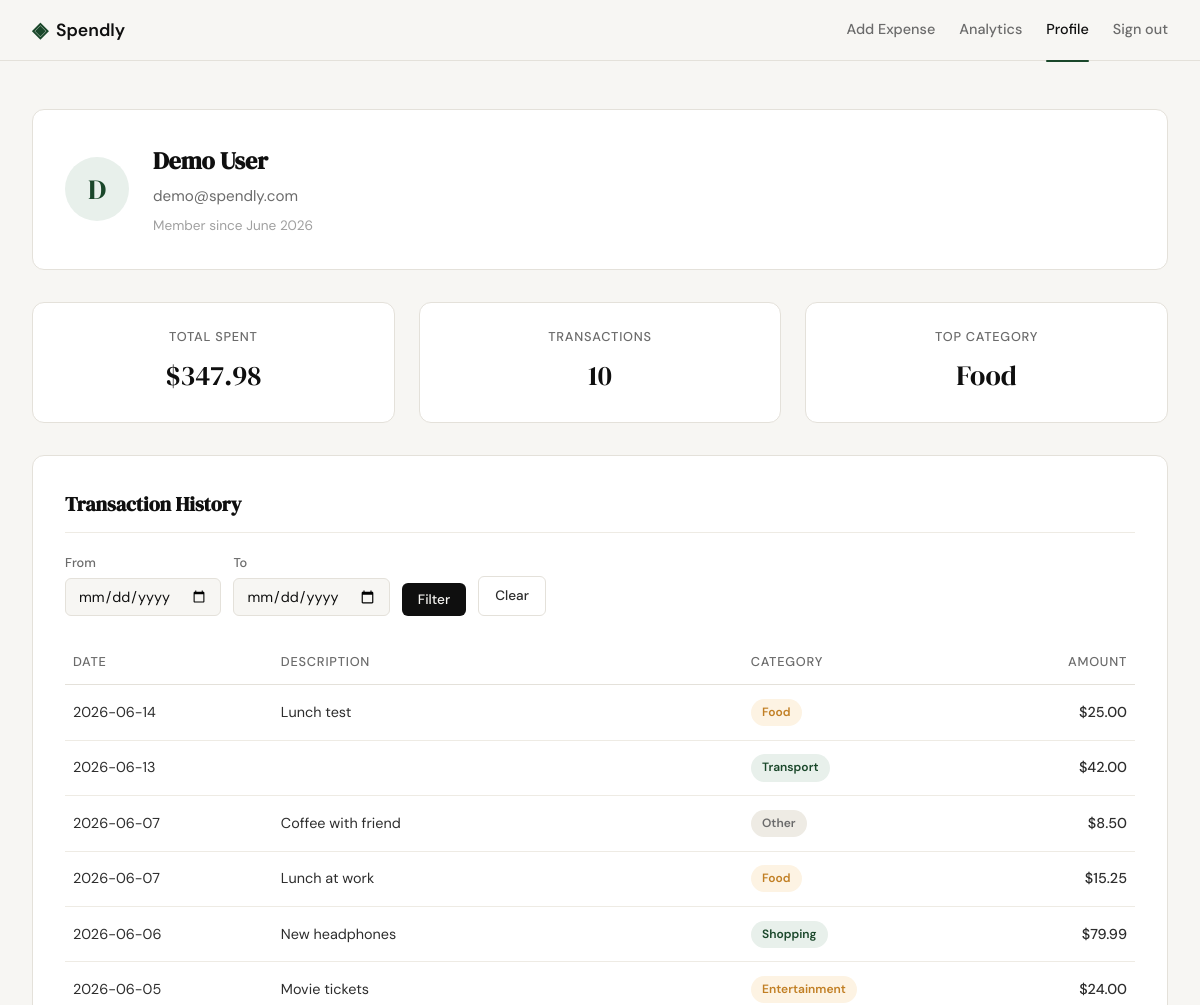
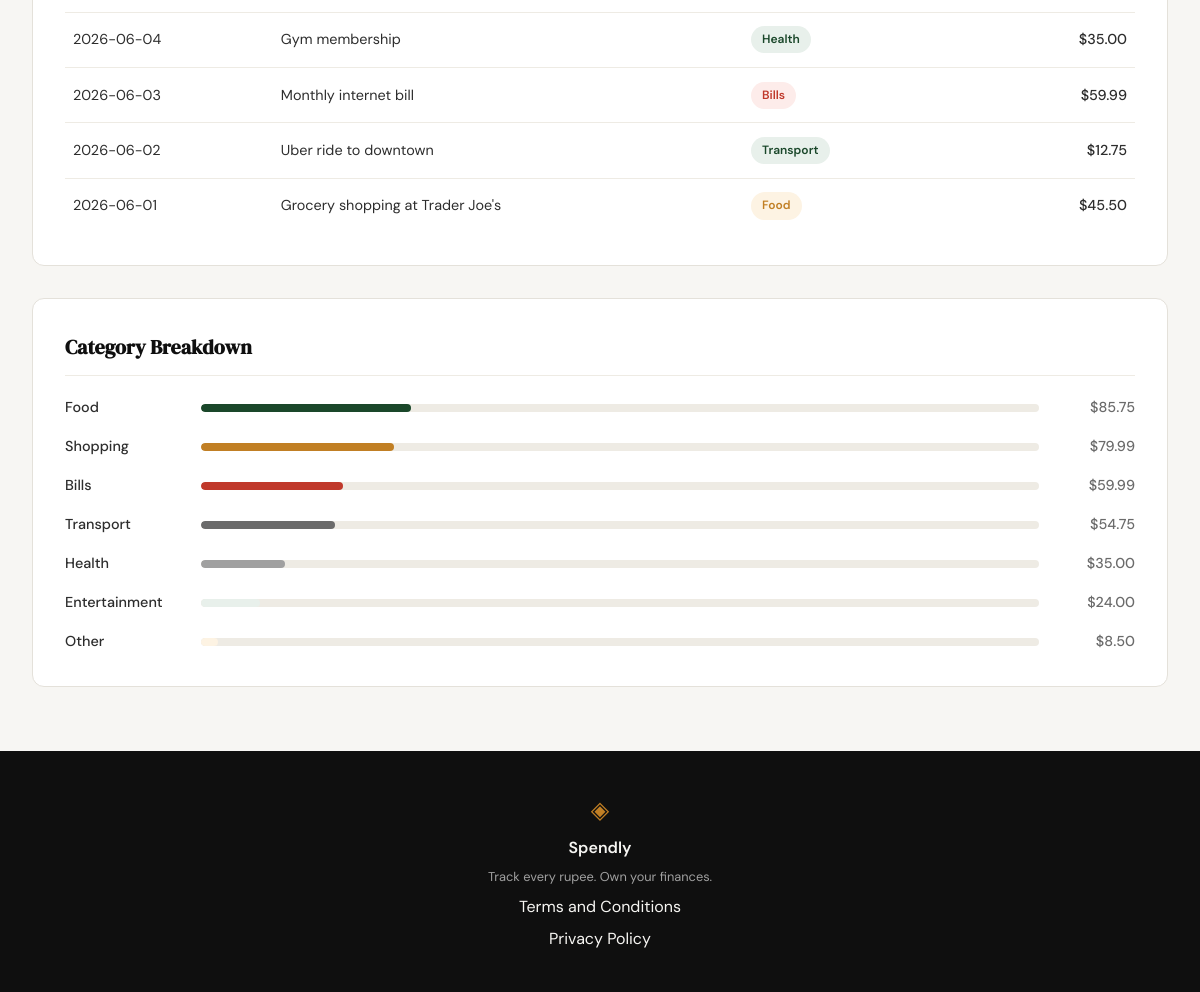
Screenshot of /profile (signed in) with the database file from the repository (2 pictures, top to bottom).
### tables this page shows
CREATE TABLE users (
                id            INTEGER PRIMARY KEY AUTOINCREMENT,
                name          TEXT    NOT NULL,
                email         TEXT    UNIQUE NOT NULL,
                password_hash TEXT    NOT NULL,
                created_at    TEXT    DEFAULT (datetime('now'))
            );

CREATE TABLE expenses (
                id          INTEGER PRIMARY KEY AUTOINCREMENT,
                user_id     INTEGER NOT NULL,
                amount      REAL    NOT NULL,
                category    TEXT    NOT NULL,
                date        TEXT    NOT NULL,
                description TEXT,
                created_at  TEXT    DEFAULT (datetime('now')),
                FOREIGN KEY (user_id) REFERENCES users (id)
            );

### app.py (the view)
@app.route("/profile")
def profile():
    if "user_id" not in session:
        return redirect(url_for("login"))
    user_id = session["user_id"]
    raw_start = request.args.get("start_date", "").strip()
    raw_end = request.args.get("end_date", "").strip()
    if raw_start and not _is_valid_date(raw_start):
        raw_start = ""
    if raw_end and not _is_valid_date(raw_end):
        raw_end = ""
    if raw_start and raw_end and raw_start > raw_end:
        raw_start = raw_end = ""
    start_date = raw_start or None
    end_date = raw_end or None
    user_row = get_user_by_id(user_id)
    if user_row is None:
        session.clear()
        return redirect(url_for("login"))
    created_dt = datetime.strptime(user_row["created_at"], "%Y-%m-%d %H:%M:%S")
    user = {
        "name": user_row["name"],
        "email": user_row["email"],
        "member_since": created_dt.strftime("%B %Y"),
    }
    stats_raw = get_expense_stats(user_id, start_date, end_date)
    stats = {
        "total_spent": f"${stats_raw['total_spent']:,.2f}",
        "transaction_count": stats_raw["transaction_count"],
        "top_category": stats_raw["top_category"],
    }
    if start_date or end_date:
        expense_rows = get_expenses_by_date_range(user_id, start_date, end_date)
    else:
        expense_rows = get_recent_expenses(user_id)
    transactions = [
        {
            "date": r["date"],
            "description": r["description"] or "",
            "category": r["category"],
            "amount": f"${r['amount']:,.2f}",
        }
        for r in expense_rows
    ]
    breakdown = get_category_breakdown(user_id, start_date, end_date)
    categories = [
        {
            "name": c["category"],
            "amount": f"${c['total']:,.2f}",
            "percentage": c["percentage"],
        }
        for c in breakdown
    ]
    return render_template(
        "profile.html",
        user=user,
        stats=stats,
        transactions=transactions,
        categories=categories,
        start_date=start_date,
        end_date=end_date,
    )

### database/db.py (called while the page is built)
def get_db():
    conn = sqlite3.connect(DATABASE)
    conn.row_factory = sqlite3.Row
    conn.execute("PRAGMA foreign_keys = ON")
    return conn

def get_user_by_id(user_id):
    conn = get_db()
    try:
        return conn.execute(
            "SELECT id, name, email, created_at FROM users WHERE id = ?",
            (user_id,),
        ).fetchone()
    finally:
        conn.close()

def _build_date_clause(user_id, start_date=None, end_date=None):
    params = [user_id]
    clause = ""
    if start_date:
        clause += " AND date >= ?"
        params.append(start_date)
    if end_date:
        clause += " AND date <= ?"
        params.append(end_date)
    return clause, params

def get_recent_expenses(user_id, limit=10):
    conn = get_db()
    try:
        return conn.execute(
            "SELECT id, date, description, category, amount "
            "FROM expenses WHERE user_id = ? "
            "ORDER BY date DESC LIMIT ?",
            (user_id, limit),
        ).fetchall()
    finally:
        conn.close()

def get_category_breakdown(user_id, start_date=None, end_date=None):
    conn = get_db()
    try:
        date_clause, params = _build_date_clause(user_id, start_date, end_date)
        rows = conn.execute(
            "SELECT category, SUM(amount) AS total "
            "FROM expenses WHERE user_id = ?" + date_clause + " "
            "GROUP BY category ORDER BY total DESC",
            params,
        ).fetchall()
        if not rows:
            return []
        grand_total = sum(float(r["total"]) for r in rows)
        breakdown = []
        for r in rows:
            cat_total = float(r["total"])
            percentage = round(cat_total / grand_total * 100)
            breakdown.append({
                "category": r["category"],
                "total": cat_total,
                "percentage": percentage,
            })
        return breakdown
    finally:
        conn.close()

### templates/profile.html (shortened to what this page needs)
{% extends "base.html" %}
{% block head %}
<link rel="stylesheet" href="{{ url_for('static', filename='css/profile.css') }}">
{% endblock %}
{% block content %}
<section class="profile-section">
    <div class="profile-inner">
        <div class="profile-card user-card">
            <div class="user-avatar" aria-hidden="true">{{ user.name[0] }}</div>
            <div class="user-details">
                <h1 class="user-name">{{ user.name }}</h1>
                <p class="user-email">{{ user.email }}</p>
                <p class="user-joined">Member since {{ user.member_since }}</p>
            </div>
        </div>
        <div class="stats-row">
            <div class="stat-card">
                <span class="stat-label">Total Spent</span>
                <span class="stat-value">{{ stats.total_spent }}</span>
            </div>
            <div class="stat-card">
                <span class="stat-label">Transactions</span>
                <span class="stat-value">{{ stats.transaction_count }}</span>
            </div>
            <div class="stat-card">
                <span class="stat-label">Top Category</span>
                <span class="stat-value">{{ stats.top_category }}</span>
            </div>
        </div>
        <div class="profile-card">
            <h2 class="section-title">Transaction History</h2>
            <div class="date-filter">
                <form method="GET" action="{{ url_for('profile') }}" class="date-filter-form">
                    <div class="filter-field">
                        <label for="start_date">From</label>
                        <input type="date" id="start_date" name="start_date" value="{{ start_date or '' }}">
                    </div>
                    <div class="filter-field">
                        <label for="end_date">To</label>
                        <input type="date" id="end_date" name="end_date" value="{{ end_date or '' }}">
                    </div>
                    <button type="submit" class="btn-primary filter-btn">Filter</button>
                    <a href="{{ url_for('profile') }}" class="btn-ghost filter-btn">Clear</a>
                </form>
            </div>
            {% if transactions %}
            <div class="table-wrapper">
                <table class="transaction-table">
                    <thead>
                        <tr>
                            <th>Date</th>
                            <th>Description</th>
                            <th>Category</th>
                            <th class="col-amount">Amount</th>
                        </tr>
                    </thead>
                    <tbody>
                        {% for txn in transactions %}
                        <tr>
                            <td class="txn-date">{{ txn.date }}</td>
                            <td class="txn-desc">{{ txn.description }}</td>
                            <td><span class="category-badge badge-{{ txn.category | lower }}">{{ txn.category }}</span></td>
                            <td class="txn-amount">{{ txn.amount }}</td>
                        </tr>
                        {% endfor %}
                    </tbody>
                </table>
            </div>
            {% else %}
            <p class="empty-message">No expenses found in this date range.</p>
            {% endif %}
        </div>
        <div class="profile-card">
            <h2 class="section-title">Category Breakdown</h2>
            <div class="category-bars">
                {% for cat in categories %}
                <div class="category-bar-row">
                    <span class="category-name">{{ cat.name }}</span>
                    <div class="category-bar-track">
                        <div class="category-bar category-bar-{{ loop.index }}" style="width: {{ cat.percentage }}%"></div>
                    </div>
                    <span class="category-amount">{{ cat.amount }}</span>
                </div>
                {% endfor %}
            </div>
        </div>
    </div>
</section>
{% endblock %}

### static/css/style.css (style rules this page uses)
:root { --ink: #0f0f0f; --ink-soft: #2d2d2d; --ink-muted: #6b6b6b; --ink-faint: #a0a0a0; --paper: #f7f6f3; --paper-warm: #f0ede6; --paper-card: #ffffff; --accent: #1a472a; --accent-light: #e8f0eb; --accent-2: #c17f24; --accent-2-light: #fdf3e3; --danger: #c0392b; --danger-light: #fdecea; --border: #e4e1da; --border-soft: #eeebe4; --font-display: 'DM Serif Display', Georgia, serif; --font-body: 'DM Sans', system-ui, sans-serif; --max-width: 1200px; --auth-width: 440px; --radius-sm: 6px; --radius-md: 12px; --radius-lg: 20px; }
*, *::before, *::after { box-sizing: border-box; margin: 0; padding: 0; }
html { font-size: 16px; scroll-behavior: smooth; }
body { background: var(--paper); color: var(--ink); font-family: var(--font-body); font-size: 1rem; line-height: 1.6; -webkit-font-smoothing: antialiased; }
a { color: inherit; text-decoration: none; }
.btn-primary { display: inline-block; background: var(--ink); color: var(--paper); padding: 0.65rem 1.5rem; border-radius: var(--radius-sm); font-family: var(--font-body); font-size: 0.9rem; font-weight: 500; cursor: pointer; border: none; transition: background 0.2s; text-decoration: none; }
.btn-ghost { display: inline-block; background: transparent; color: var(--ink-soft); padding: 0.65rem 1.5rem; border-radius: var(--radius-sm); font-size: 0.9rem; font-weight: 500; border: 1px solid var(--border); transition: all 0.2s; text-decoration: none; }

### rows the page displays
users: name "D", name "Demo User", email "demo@spendly.com"
expenses: date "2026-06-14", description "Lunch test", category "Food", amount "$25.00"
expenses: date "2026-06-13", category "Transport", amount "$42.00"
expenses: date "2026-06-07", description "Coffee with friend", category "Other", amount "$8.50", name "Other", {{ cat.percentage }} 2 (drawn)
expenses: date "2026-06-07", description "Lunch at work", category "Food", amount "$15.25"
expenses: date "2026-06-06", description "New headphones", category "Shopping", amount "$79.99", name "Shopping"
expenses: date "2026-06-05", description "Movie tickets", category "Entertainment", amount "$24.00", name "Entertainment", {{ cat.percentage }} 7 (drawn)
expenses: date "2026-06-04", description "Gym membership", category "Health", amount "$35.00", name "Health", {{ cat.percentage }} 10 (drawn)
expenses: date "2026-06-03", description "Monthly internet bill", category "Bills", amount "$59.99", name "Bills", {{ cat.percentage }} 17 (drawn)
expenses: date "2026-06-02", description "Uber ride to downtown", category "Transport", amount "$12.75"
expenses: date "2026-06-01", description "Grocery shopping at Trader Joe's", category "Food", amount "$45.50"

### other values shown
{{ user.member_since }} "June 2026"
{{ stats.total_spent }} "$347.98"
{{ stats.transaction_count }} "10"
{{ stats.top_category }} "Food"
{{ cat.name }} "Food" "Transport"
{{ cat.amount }} "$85.75" "$54.75"
